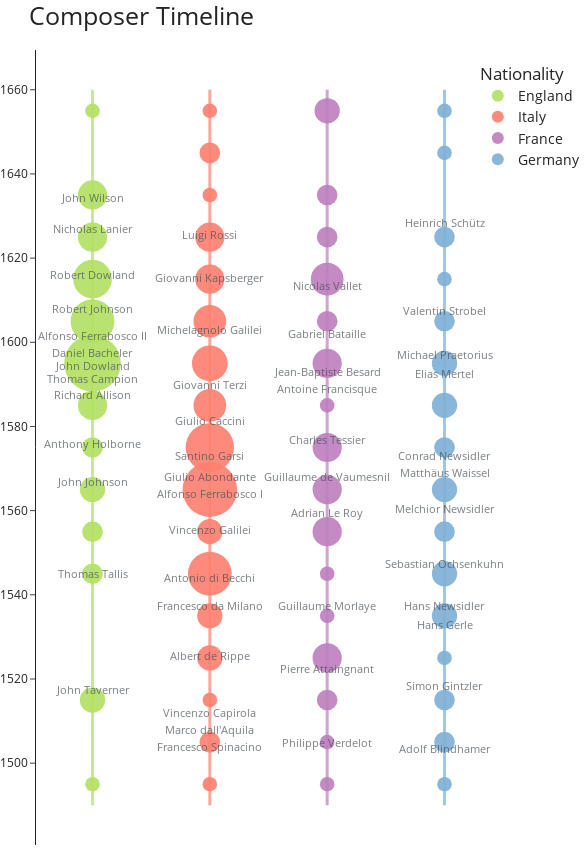

Notebook code for this chart:
### Code cell
# nationalities and colors
nationalities = ['England', 'Italy', 'France', 'Germany']
colors = ["#b2e061", "#fd7f6f", "#bd7ebe", "#7eb0d5"]
colors_dict = dict(zip(nationalities, ['rgba(178, 224, 97, 0.3)', 'rgba(253, 127, 111, 0.3)', 'rgba(189, 126, 190, 0.3)', 'rgba(126, 176, 213, 0.3)']))

# scatterplot with bubbles representing counts at each decade
fig = go.Figure()
scatter_trace = px.scatter(
    grouped,
    x='nationality',
    y='decade',
    category_orders={'nationality':nationalities},
    size='n_comp',
    size_max=40,
    color='nationality',
    color_discrete_sequence=colors,
    opacity=0.9,
    labels={'nationality':'Nationality', 'n_comp':'Number of Composers', 'decade':'Decade'}
)

scatter_trace.update_traces(marker=dict(line=dict(color='rgba(0,0,0,0)')))

# add time-lines for each nationality
for bubble_data in zip(nationalities, colors):
    line_trace = go.Scatter(
        x=[bubble_data[0]]*2,
        y=[1490, 1660],
        mode='lines',
        line=dict(color=bubble_data[1], width=3),
        opacity=0.7,
        hoverinfo='skip'
    )
    line_trace.update(dict(showlegend=False))
    fig.add_trace(line_trace)

for trace in scatter_trace.data:
    fig.add_trace(trace)
    
# list of composer names to place on the time-lines    
comp_list = [
    # England
    'Daniel Bacheler',
    'Thomas Campion',
    'Robert Johnson',
    'Alfonso Ferrabosco II',
    'Richard Allison',
    'John Dowland',
    'Robert Dowland',
    'Anthony Holborne',
    'John Johnson',
    'Thomas Tallis',
    'John Taverner',
    'Nicholas Lanier',
    'John Wilson',
    # Italy
    'Luigi Rossi',
    'Giovanni Terzi',
    'Santino Garsi',
    'Giulio Abondante',
    'Vincenzo Galilei',
    'Antonio di Becchi',
    'Alfonso Ferrabosco I',
    'Francesco da Milano',
    'Giovanni Kapsberger',
    'Michelagnolo Galilei',
    'Marco dall\'Aquila',
    'Francesco Spinacino',
    'Albert de Rippe',
    'Vincenzo Capirola',
    'Giulio Caccini',
    # France
    'Nicolas Vallet',
    'Gabriel Bataille',
    'Pierre Attaingnant',
    'Jean-Baptiste Besard',
    'Guillaume de Vaumesnil',
    'Charles Tessier',
    'Adrian Le Roy',
    'Guillaume Morlaye',
    'Philippe Verdelot',
    'Antoine Francisque',
    # Germany
    'Hans Gerle',
    'Heinrich Schütz',
    'Valentin Strobel',
    'Michael Praetorius',
    'Elias Mertel',
    'Conrad Newsidler',
    'Hans Newsidler',
    'Sebastian Ochsenkuhn',
    'Melchior Newsidler',
    'Matthäus Waissel',
    'Simon Gintzler',
    'Adolf Blindhamer'
]

# adjust positions of composers with close active years to avoid overlapping
filtered_comp_adj_date_df = filtered_comp_df.copy()

adjustments = [
    ('Hans Newsidler', 2),
    ('Hans Gerle', -2),
    ('Conrad Newsidler', 0.5),
    ('Matthäus Waissel', -0.5),
    ('Michael Praetorius', 1),
    ('Elias Mertel', -1),
    ('Vincenzo Capirola', 1),
    ("Marco dall'Aquila", -1),
    ('Jean-Baptiste Besard', 1),
    ('Antoine Francisque', -1),
    ('Giulio Abondante', 1.5),
    ('Alfonso Ferrabosco I', -1.5),
    ('Daniel Bacheler', 2),
    ('Thomas Campion', -2),
    ('Francesco Spinacino', -3)
]

for composer, adjustment in adjustments:
    filtered_comp_adj_date_df.loc[composer, 'active_year'] += adjustment

# add annotations with composer names
for comp in comp_list:
    fig.add_annotation(
        text=comp,
        x=filtered_comp_adj_date_df.loc[comp]['nationality'],
        y=filtered_comp_adj_date_df.loc[comp]['active_year'],
        showarrow=False,
        font=dict(
            size=11,
            color='#424a52'
        ),
        opacity=0.7
    )
    
# general layout
fig.update_layout(
    title=dict(text='Composer Timeline', font=dict(size=25)),
    margin=dict(l=0,r=0,b=0,t=50),
    template='simple_white',
    height=850,
    showlegend=True,
    legend=dict(
        x=0.94,
        y=0.99,
        xanchor='left',
        yanchor='top',
        font=dict(size=14),
        title='Nationality',
    ),
    paper_bgcolor='rgba(0,0,0,0)',
    plot_bgcolor='rgba(0,0,0,0)'
)

fig.update_layout(
    legend_traceorder='normal',
    legend=dict(
        itemsizing='constant'
    )
)

fig.update_xaxes(showline=False, showticklabels=False, showgrid=False, tickvals=[], ticktext=[])

export_and_plot(fig, 'timeline_bubble_chart', 585)

### Figure 1 — Plotly figure (JSON) as saved in the notebook; plotly's stock layout.template omitted (floating-point values rounded to 4 significant figures)
{"data": [{"hoverinfo": "skip", "line": {"color": "#b2e061", "width": 3}, "mode": "lines", "opacity": 0.7, "showlegend": false, "type": "scatter", "x": ["England", "England"], "y": [1490, 1660]}, {"hoverinfo": "skip", "line": {"color": "#fd7f6f", "width": 3}, "mode": "lines", "opacity": 0.7, "showlegend": false, "type": "scatter", "x": ["Italy", "Italy"], "y": [1490, 1660]}, {"hoverinfo": "skip", "line": {"color": "#bd7ebe", "width": 3}, "mode": "lines", "opacity": 0.7, "showlegend": false, "type": "scatter", "x": ["France", "France"], "y": [1490, 1660]}, {"hoverinfo": "skip", "line": {"color": "#7eb0d5", "width": 3}, "mode": "lines", "opacity": 0.7, "showlegend": false, "type": "scatter", "x": ["Germany", "Germany"], "y": [1490, 1660]}, {"hovertemplate": "Nationality=%{x}<br>Decade=%{y}<br>Number of Composers=%{marker.size}<extra></extra>", "legendgroup": "England", "marker": {"color": "#b2e061", "line": {"color": "rgba(0,0,0,0)"}, "opacity": 0.9, "size": [1, 3, 2, 2, 3, 2, 4, 15, 9, 7, 4, 4, 1], "sizemode": "area", "sizeref": 0.009375, "symbol": "circle"}, "mode": "markers", "name": "England", "orientation": "v", "showlegend": true, "type": "scatter", "x": ["England", "England", "England", "England", "England", "England", "England", "England", "England", "England", "England", "England", "England"], "xaxis": "x", "y": [1495, 1515, 1545, 1555, 1565, 1575, 1585, 1595, 1605, 1615, 1625, 1635, 1655], "yaxis": "y"}, {"hovertemplate": "Nationality=%{x}<br>Decade=%{y}<br>Number of Composers=%{marker.size}<extra></extra>", "legendgroup": "Italy", "marker": {"color": "#fd7f6f", "line": {"color": "rgba(0,0,0,0)"}, "opacity": 0.9, "size": [1, 2, 1, 3, 3, 9, 3, 14, 11, 5, 6, 5, 4, 4, 1, 2, 1], "sizemode": "area", "sizeref": 0.009375, "symbol": "circle"}, "mode": "markers", "name": "Italy", "orientation": "v", "showlegend": true, "type": "scatter", "x": ["Italy", "Italy", "Italy", "Italy", "Italy", "Italy", "Italy", "Italy", "Italy", "Italy", "Italy", "Italy", "Italy", "Italy", "Italy", "Italy", "Italy"], "xaxis": "x", "y": [1495, 1505, 1515, 1525, 1535, 1545, 1555, 1565, 1575, 1585, 1595, 1605, 1615, 1625, 1635, 1645, 1655], "yaxis": "y"}, {"hovertemplate": "Nationality=%{x}<br>Decade=%{y}<br>Number of Composers=%{marker.size}<extra></extra>", "legendgroup": "France", "marker": {"color": "#bd7ebe", "line": {"color": "rgba(0,0,0,0)"}, "opacity": 0.9, "size": [1, 1, 2, 4, 1, 1, 4, 4, 4, 1, 4, 2, 5, 2, 2, 3], "sizemode": "area", "sizeref": 0.009375, "symbol": "circle"}, "mode": "markers", "name": "France", "orientation": "v", "showlegend": true, "type": "scatter", "x": ["France", "France", "France", "France", "France", "France", "France", "France", "France", "France", "France", "France", "France", "France", "France", "France"], "xaxis": "x", "y": [1495, 1505, 1515, 1525, 1535, 1545, 1555, 1565, 1575, 1585, 1595, 1605, 1615, 1625, 1635, 1655], "yaxis": "y"}, {"hovertemplate": "Nationality=%{x}<br>Decade=%{y}<br>Number of Composers=%{marker.size}<extra></extra>", "legendgroup": "Germany", "marker": {"color": "#7eb0d5", "line": {"color": "rgba(0,0,0,0)"}, "opacity": 0.9, "size": [1, 2, 2, 1, 3, 3, 2, 3, 2, 3, 3, 2, 1, 2, 1, 1], "sizemode": "area", "sizeref": 0.009375, "symbol": "circle"}, "mode": "markers", "name": "Germany", "orientation": "v", "showlegend": true, "type": "scatter", "x": ["Germany", "Germany", "Germany", "Germany", "Germany", "Germany", "Germany", "Germany", "Germany", "Germany", "Germany", "Germany", "Germany", "Germany", "Germany", "Germany"], "xaxis": "x", "y": [1495, 1505, 1515, 1525, 1535, 1545, 1555, 1565, 1575, 1585, 1595, 1605, 1615, 1625, 1645, 1655], "yaxis": "y"}], "layout": {"annotations": [{"font": {"color": "#424a52", "size": 11}, "opacity": 0.7, "showarrow": false, "text": "Daniel Bacheler", "x": "England", "y": 1598.0}, {"font": {"color": "#424a52", "size": 11}, "opacity": 0.7, "showarrow": false, "text": "Thomas Campion", "x": "England", "y": 1592.0}, {"font": {"color": "#424a52", "size": 11}, "opacity": 0.7, "showarrow": false, "text": "Robert Johnson", "x": "England", "y": 1608}, {"font": {"color": "#424a52", "size": 11}, "opacity": 0.7, "showarrow": false, "text": "Alfonso Ferrabosco II", "x": "England", "y": 1602.0}, {"font": {"color": "#424a52", "size": 11}, "opacity": 0.7, "showarrow": false, "text": "Richard Allison", "x": "England", "y": 1588.0}, {"font": {"color": "#424a52", "size": 11}, "opacity": 0.7, "showarrow": false, "text": "John Dowland", "x": "England", "y": 1594.0}, {"font": {"color": "#424a52", "size": 11}, "opacity": 0.7, "showarrow": false, "text": "Robert Dowland", "x": "England", "y": 1616}, {"font": {"color": "#424a52", "size": 11}, "opacity": 0.7, "showarrow": false, "text": "Anthony Holborne", "x": "England", "y": 1576}, {"font": {"color": "#424a52", "size": 11}, "opacity": 0.7, "showarrow": false, "text": "John Johnson", "x": "England", "y": 1567}, {"font": {"color": "#424a52", "size": 11}, "opacity": 0.7, "showarrow": false, "text": "Thomas Tallis", "x": "England", "y": 1545}, {"font": {"color": "#424a52", "size": 11}, "opacity": 0.7, "showarrow": false, "text": "John Taverner", "x": "England", "y": 1518.0}, {"font": {"color": "#424a52", "size": 11}, "opacity": 0.7, "showarrow": false, "text": "Nicholas Lanier", "x": "England", "y": 1627}, {"font": {"color": "#424a52", "size": 11}, "opacity": 0.7, "showarrow": false, "text": "John Wilson", "x": "England", "y": 1634.0}, {"font": {"color": "#424a52", "size": 11}, "opacity": 0.7, "showarrow": false, "text": "Luigi Rossi", "x": "Italy", "y": 1626.0}, {"font": {"color": "#424a52", "size": 11}, "opacity": 0.7, "showarrow": false, "text": "Giovanni Terzi", "x": "Italy", "y": 1590}, {"font": {"color": "#424a52", "size": 11}, "opacity": 0.7, "showarrow": false, "text": "Santino Garsi", "x": "Italy", "y": 1573}, {"font": {"color": "#424a52", "size": 11}, "opacity": 0.7, "showarrow": false, "text": "Giulio Abondante", "x": "Italy", "y": 1568}, {"font": {"color": "#424a52", "size": 11}, "opacity": 0.7, "showarrow": false, "text": "Vincenzo Galilei", "x": "Italy", "y": 1556.0}, {"font": {"color": "#424a52", "size": 11}, "opacity": 0.7, "showarrow": false, "text": "Antonio di Becchi", "x": "Italy", "y": 1544}, {"font": {"color": "#424a52", "size": 11}, "opacity": 0.7, "showarrow": false, "text": "Alfonso Ferrabosco I", "x": "Italy", "y": 1564}, {"font": {"color": "#424a52", "size": 11}, "opacity": 0.7, "showarrow": false, "text": "Francesco da Milano", "x": "Italy", "y": 1538.0}, {"font": {"color": "#424a52", "size": 11}, "opacity": 0.7, "showarrow": false, "text": "Giovanni Kapsberger", "x": "Italy", "y": 1616.0}, {"font": {"color": "#424a52", "size": 11}, "opacity": 0.7, "showarrow": false, "text": "Michelagnolo Galilei", "x": "Italy", "y": 1603}, {"font": {"color": "#424a52", "size": 11}, "opacity": 0.7, "showarrow": false, "text": "Marco dall'Aquila", "x": "Italy", "y": 1508}, {"font": {"color": "#424a52", "size": 11}, "opacity": 0.7, "showarrow": false, "text": "Francesco Spinacino", "x": "Italy", "y": 1504}, {"font": {"color": "#424a52", "size": 11}, "opacity": 0.7, "showarrow": false, "text": "Albert de Rippe", "x": "Italy", "y": 1526.0}, {"font": {"color": "#424a52", "size": 11}, "opacity": 0.7, "showarrow": false, "text": "Vincenzo Capirola", "x": "Italy", "y": 1512}, {"font": {"color": "#424a52", "size": 11}, "opacity": 0.7, "showarrow": false, "text": "Giulio Caccini", "x": "Italy", "y": 1582.0}, {"font": {"color": "#424a52", "size": 11}, "opacity": 0.7, "showarrow": false, "text": "Nicolas Vallet", "x": "France", "y": 1614.0}, {"font": {"color": "#424a52", "size": 11}, "opacity": 0.7, "showarrow": false, "text": "Gabriel Bataille", "x": "France", "y": 1602}, {"font": {"color": "#424a52", "size": 11}, "opacity": 0.7, "showarrow": false, "text": "Pierre Attaingnant", "x": "France", "y": 1522.0}, {"font": {"color": "#424a52", "size": 11}, "opacity": 0.7, "showarrow": false, "text": "Jean-Baptiste Besard", "x": "France", "y": 1593}, {"font": {"color": "#424a52", "size": 11}, "opacity": 0.7, "showarrow": false, "text": "Guillaume de Vaumesnil", "x": "France", "y": 1568}, {"font": {"color": "#424a52", "size": 11}, "opacity": 0.7, "showarrow": false, "text": "Charles Tessier", "x": "France", "y": 1577}, {"font": {"color": "#424a52", "size": 11}, "opacity": 0.7, "showarrow": false, "text": "Adrian Le Roy", "x": "France", "y": 1560.0}, {"font": {"color": "#424a52", "size": 11}, "opacity": 0.7, "showarrow": false, "text": "Guillaume Morlaye", "x": "France", "y": 1538.0}, {"font": {"color": "#424a52", "size": 11}, "opacity": 0.7, "showarrow": false, "text": "Philippe Verdelot", "x": "France", "y": 1505}, {"font": {"color": "#424a52", "size": 11}, "opacity": 0.7, "showarrow": false, "text": "Antoine Francisque", "x": "France", "y": 1589}, {"font": {"color": "#424a52", "size": 11}, "opacity": 0.7, "showarrow": false, "text": "Hans Gerle", "x": "Germany", "y": 1533}, {"font": {"color": "#424a52", "size": 11}, "opacity": 0.7, "showarrow": false, "text": "Heinrich Schütz", "x": "Germany", "y": 1628.0}, {"font": {"color": "#424a52", "size": 11}, "opacity": 0.7, "showarrow": false, "text": "Valentin Strobel", "x": "Germany", "y": 1608.0}, {"font": {"color": "#424a52", "size": 11}, "opacity": 0.7, "showarrow": false, "text": "Michael Praetorius", "x": "Germany", "y": 1597}, {"font": {"color": "#424a52", "size": 11}, "opacity": 0.7, "showarrow": false, "text": "Elias Mertel", "x": "Germany", "y": 1592.0}, {"font": {"color": "#424a52", "size": 11}, "opacity": 0.7, "showarrow": false, "text": "Conrad Newsidler", "x": "Germany", "y": 1573}, {"font": {"color": "#424a52", "size": 11}, "opacity": 0.7, "showarrow": false, "text": "Hans Newsidler", "x": "Germany", "y": 1538.0}, {"font": {"color": "#424a52", "size": 11}, "opacity": 0.7, "showarrow": false, "text": "Sebastian Ochsenkuhn", "x": "Germany", "y": 1548.0}, {"font": {"color": "#424a52", "size": 11}, "opacity": 0.7, "showarrow": false, "text": "Melchior Newsidler", "x": "Germany", "y": 1560.0}, {"font": {"color": "#424a52", "size": 11}, "opacity": 0.7, "showarrow": false, "text": "Matthäus Waissel", "x": "Germany", "y": 1569}, {"font": {"color": "#424a52", "size": 11}, "opacity": 0.7, "showarrow": false, "text": "Simon Gintzler", "x": "Germany", "y": 1518.0}, {"font": {"color": "#424a52", "size": 11}, "opacity": 0.7, "showarrow": false, "text": "Adolf Blindhamer", "x": "Germany", "y": 1504.0}], "height": 850, "legend": {"font": {"size": 14}, "itemsizing": "constant", "title": {"text": "Nationality"}, "traceorder": "normal", "x": 0.94, "xanchor": "left", "y": 0.99, "yanchor": "top"}, "margin": {"b": 0, "l": 0, "r": 0, "t": 50}, "paper_bgcolor": "rgba(0,0,0,0)", "plot_bgcolor": "rgba(0,0,0,0)", "showlegend": true, "title": {"font": {"size": 25}, "text": "Composer Timeline"}, "width": 585, "xaxis": {"showgrid": false, "showline": false, "showticklabels": false, "ticktext": [], "tickvals": []}}}
